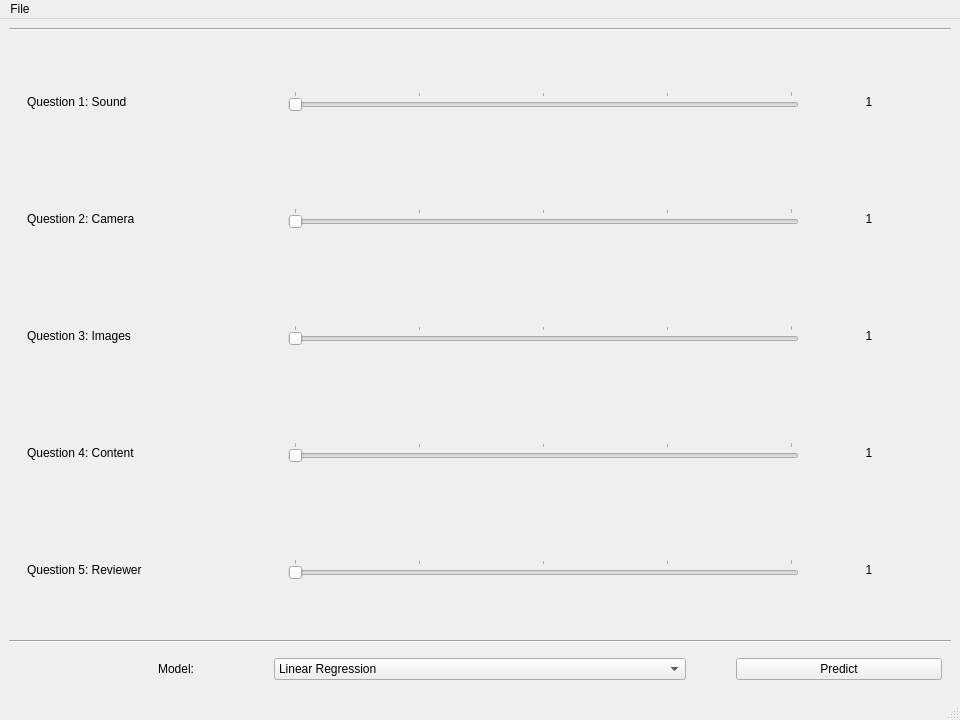
<?xml version="1.0" encoding="UTF-8"?>
<ui version="4.0">
 <class>MainWindow</class>
 <widget class="QMainWindow" name="MainWindow">
  <property name="geometry">
   <rect>
    <x>0</x>
    <y>0</y>
    <width>960</width>
    <height>720</height>
   </rect>
  </property>
  <property name="minimumSize">
   <size>
    <width>960</width>
    <height>720</height>
   </size>
  </property>
  <property name="windowTitle">
   <string>Video Evaluation Tool</string>
  </property>
  <widget class="QWidget" name="centralwidget">
   <layout class="QVBoxLayout" name="verticalLayout_2" stretch="6,0,3,0,0">
    <item>
     <layout class="QVBoxLayout" name="vlo_video_container"/>
    </item>
    <item>
     <widget class="Line" name="line">
      <property name="orientation">
       <enum>Qt::Horizontal</enum>
      </property>
     </widget>
    </item>
    <item>
     <widget class="QWidget" name="wg_question_container" native="true">
      <layout class="QVBoxLayout" name="verticalLayout">
       <item>
        <widget class="QWidget" name="widget_4" native="true">
         <layout class="QHBoxLayout" name="horizontalLayout" stretch="2,4,1">
          <item>
           <widget class="QLabel" name="label">
            <property name="text">
             <string>Question 1: Sound</string>
            </property>
           </widget>
          </item>
          <item>
           <widget class="QSlider" name="sld_like_level_1">
            <property name="minimum">
             <number>1</number>
            </property>
            <property name="maximum">
             <number>5</number>
            </property>
            <property name="pageStep">
             <number>2</number>
            </property>
            <property name="orientation">
             <enum>Qt::Horizontal</enum>
            </property>
            <property name="tickPosition">
             <enum>QSlider::TicksAbove</enum>
            </property>
            <property name="tickInterval">
             <number>1</number>
            </property>
           </widget>
          </item>
          <item>
           <widget class="QLabel" name="lb_like_level_1">
            <property name="text">
             <string>1</string>
            </property>
            <property name="alignment">
             <set>Qt::AlignCenter</set>
            </property>
           </widget>
          </item>
         </layout>
        </widget>
       </item>
       <item>
        <widget class="QWidget" name="widget_5" native="true">
         <layout class="QHBoxLayout" name="horizontalLayout_2" stretch="2,4,1">
          <item>
           <widget class="QLabel" name="label_3">
            <property name="text">
             <string>Question 2: Camera</string>
            </property>
           </widget>
          </item>
          <item>
           <widget class="QSlider" name="sld_like_level_2">
            <property name="minimum">
             <number>1</number>
            </property>
            <property name="maximum">
             <number>5</number>
            </property>
            <property name="pageStep">
             <number>2</number>
            </property>
            <property name="orientation">
             <enum>Qt::Horizontal</enum>
            </property>
            <property name="tickPosition">
             <enum>QSlider::TicksAbove</enum>
            </property>
            <property name="tickInterval">
             <number>1</number>
            </property>
           </widget>
          </item>
          <item>
           <widget class="QLabel" name="lb_like_level_2">
            <property name="text">
             <string>1</string>
            </property>
            <property name="alignment">
             <set>Qt::AlignCenter</set>
            </property>
           </widget>
          </item>
         </layout>
        </widget>
       </item>
       <item>
        <widget class="QWidget" name="widget_6" native="true">
         <layout class="QHBoxLayout" name="horizontalLayout_3" stretch="2,4,1">
          <item>
           <widget class="QLabel" name="label_5">
            <property name="text">
             <string>Question 3: Images</string>
            </property>
           </widget>
          </item>
          <item>
           <widget class="QSlider" name="sld_like_level_3">
            <property name="minimum">
             <number>1</number>
            </property>
            <property name="maximum">
             <number>5</number>
            </property>
            <property name="pageStep">
             <number>2</number>
            </property>
            <property name="orientation">
             <enum>Qt::Horizontal</enum>
            </property>
            <property name="tickPosition">
             <enum>QSlider::TicksAbove</enum>
            </property>
            <property name="tickInterval">
             <number>1</number>
            </property>
           </widget>
          </item>
          <item>
           <widget class="QLabel" name="lb_like_level_3">
            <property name="text">
             <string>1</string>
            </property>
            <property name="alignment">
             <set>Qt::AlignCenter</set>
            </property>
           </widget>
          </item>
         </layout>
        </widget>
       </item>
       <item>
        <widget class="QWidget" name="widget_8" native="true">
         <layout class="QHBoxLayout" name="horizontalLayout_5" stretch="2,4,1">
          <item>
           <widget class="QLabel" name="label_9">
            <property name="text">
             <string>Question 4: Content</string>
            </property>
           </widget>
          </item>
          <item>
           <widget class="QSlider" name="sld_like_level_4">
            <property name="minimum">
             <number>1</number>
            </property>
            <property name="maximum">
             <number>5</number>
            </property>
            <property name="pageStep">
             <number>2</number>
            </property>
            <property name="orientation">
             <enum>Qt::Horizontal</enum>
            </property>
            <property name="tickPosition">
             <enum>QSlider::TicksAbove</enum>
            </property>
            <property name="tickInterval">
             <number>1</number>
            </property>
           </widget>
          </item>
          <item>
           <widget class="QLabel" name="lb_like_level_4">
            <property name="text">
             <string>1</string>
            </property>
            <property name="alignment">
             <set>Qt::AlignCenter</set>
            </property>
           </widget>
          </item>
         </layout>
        </widget>
       </item>
       <item>
        <widget class="QWidget" name="widget_7" native="true">
         <layout class="QHBoxLayout" name="horizontalLayout_4" stretch="2,4,1">
          <item>
           <widget class="QLabel" name="label_7">
            <property name="text">
             <string>Question 5: Reviewer</string>
            </property>
           </widget>
          </item>
          <item>
           <widget class="QSlider" name="sld_like_level_5">
            <property name="minimum">
             <number>1</number>
            </property>
            <property name="maximum">
             <number>5</number>
            </property>
            <property name="pageStep">
             <number>2</number>
            </property>
            <property name="orientation">
             <enum>Qt::Horizontal</enum>
            </property>
            <property name="tickPosition">
             <enum>QSlider::TicksAbove</enum>
            </property>
            <property name="tickInterval">
             <number>1</number>
            </property>
           </widget>
          </item>
          <item>
           <widget class="QLabel" name="lb_like_level_5">
            <property name="text">
             <string>1</string>
            </property>
            <property name="alignment">
             <set>Qt::AlignCenter</set>
            </property>
           </widget>
          </item>
         </layout>
        </widget>
       </item>
      </layout>
     </widget>
    </item>
    <item>
     <widget class="Line" name="line_2">
      <property name="orientation">
       <enum>Qt::Horizontal</enum>
      </property>
     </widget>
    </item>
    <item>
     <widget class="QWidget" name="wg_button_container" native="true">
      <layout class="QHBoxLayout" name="horizontalLayout_6" stretch="1,2,1">
       <property name="spacing">
        <number>50</number>
       </property>
       <item>
        <widget class="QLabel" name="label_2">
         <property name="text">
          <string>Model:</string>
         </property>
         <property name="alignment">
          <set>Qt::AlignRight|Qt::AlignTrailing|Qt::AlignVCenter</set>
         </property>
         <property name="indent">
          <number>30</number>
         </property>
        </widget>
       </item>
       <item>
        <widget class="QComboBox" name="cbb_model">
         <item>
          <property name="text">
           <string>Linear Regression</string>
          </property>
         </item>
         <item>
          <property name="text">
           <string>Softmax Regression</string>
          </property>
         </item>
         <item>
          <property name="text">
           <string>Logistic Regression</string>
          </property>
         </item>
         <item>
          <property name="text">
           <string>Decision Tree</string>
          </property>
         </item>
         <item>
          <property name="text">
           <string>Suport Vector Machine</string>
          </property>
         </item>
         <item>
          <property name="text">
           <string>Multilayer Perceptron</string>
          </property>
         </item>
        </widget>
       </item>
       <item>
        <widget class="QPushButton" name="btn_predict">
         <property name="cursor">
          <cursorShape>PointingHandCursor</cursorShape>
         </property>
         <property name="text">
          <string>Predict</string>
         </property>
        </widget>
       </item>
      </layout>
     </widget>
    </item>
   </layout>
  </widget>
  <widget class="QMenuBar" name="menubar">
   <property name="geometry">
    <rect>
     <x>0</x>
     <y>0</y>
     <width>960</width>
     <height>22</height>
    </rect>
   </property>
   <widget class="QMenu" name="menuFile">
    <property name="title">
     <string>File</string>
    </property>
    <addaction name="actionOpen_Video"/>
   </widget>
   <addaction name="menuFile"/>
  </widget>
  <widget class="QStatusBar" name="statusbar"/>
  <action name="actionOpen_Video">
   <property name="text">
    <string>Open Video</string>
   </property>
  </action>
 </widget>
 <resources/>
 <connections/>
</ui>
